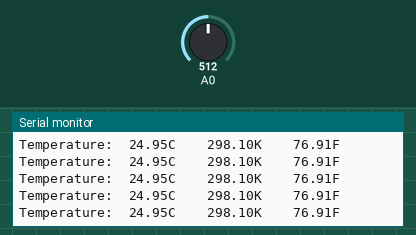
The sketch below on a simulated Arduino Uno, built with avr-gcc and run on an emulated ATmega328P. On the bench: the last lines printed to the serial monitor. Inputs (shaded band) come from the test bench; at power-on: A0 = 512.

Above: at 1.2 s.
1.3 s: A0 set to 653
At 1.33 s:
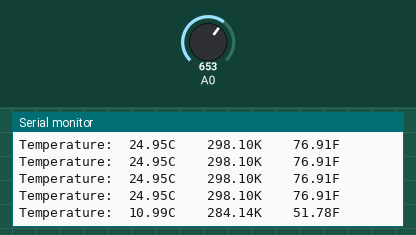
4.3 s: A0 set to 677
At 4.39 s:
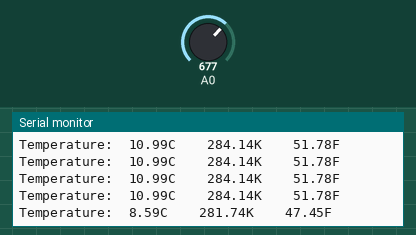
5.8 s: A0 set to 910
At 5.81 s:
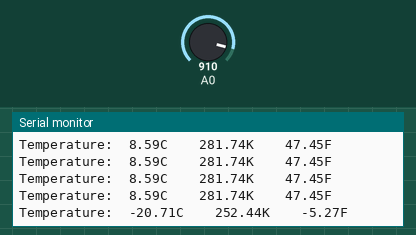
7.3 s: A0 set to 938
At 7.34 s:
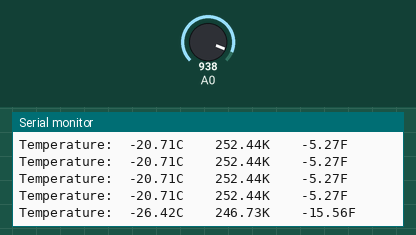
Timing chart, 0 to 10.3 s (numbered marks = the images above; inputs shaded):
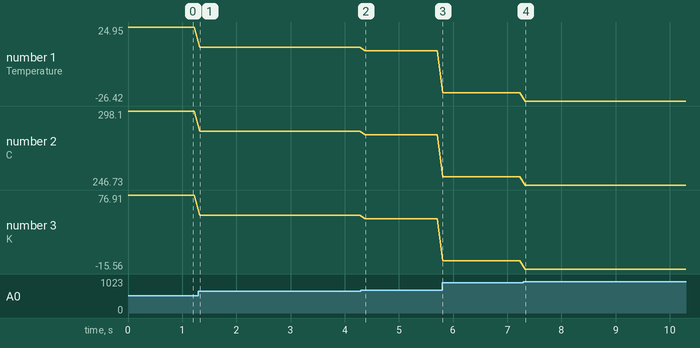

The sketch:

thermo.ino
```cpp
#include <Wire.h>
#define SLAVE_ADDRESS 0x08

/*thermistor parameters:
 * RT0: 10 000 Ω
 * B: 3977 K +- 0.75%
 * T0:  25 C
 * +- 5%
 */

//These values are in the datasheet
#define RT0 10000   // Ω
#define B 3435      // K
//--------------------------------------

#define VCC 5    //Supply voltage
#define R 10000  //R=100KΩ

//Variables for thermistor
float RT, VR, ln, TX, T0, VRT;
float data[1];
byte data_to_echo = 0;

void setup()
{
  Wire.begin(SLAVE_ADDRESS);
  Wire.onRequest(sendData);
  Serial.begin(9600);
  T0 = 25 + 273.15;                 //Temperature T0 from datasheet, conversion from Celsius to kelvin
}

void loop() {
  VRT = analogRead(A0);              //Acquisition analog value of VRT
  VRT = (5.00 / 1023.00) * VRT;      //Conversion to voltage
  VR = VCC - VRT;
  RT = VRT / (VR / R);               //Resistance of RT

  ln = log(RT / RT0);
  TX = (1 / ((ln / B) + (1 / T0))); //Temperature from thermistor
  TX = TX - 273.15;                 //Conversion to Celsius
  data[0]=TX;
  Serial.print("Temperature:");
  Serial.print("\t");
  Serial.print(TX);
  Serial.print("C\t\t");
  Serial.print(TX + 273.15);        //Conversion to Kelvin
  Serial.print("K\t\t");
  Serial.print((TX * 1.8) + 32);    //Conversion to Fahrenheit
  Serial.println("F");
  delay(100);
}


void sendData()
{
   Wire.write((byte*)&data, sizeof(float));
}
```

Measured:
- after the input at 1.3 s, the serial monitor: prints a new line at once (image 1)
- after the input at 4.3 s, the serial monitor: prints a new line after 0.08 s (image 2)
- after the input at 5.8 s, the serial monitor: prints a new line at once (image 3)
- after the input at 7.3 s, the serial monitor: prints a new line at once (image 4)
- plotted number 1: 24.95 → 10.99 after the input at 1.3 s, 10.99 → 8.59 after the input at 4.3 s, 8.59 → -20.71 after the input at 5.8 s, -20.71 → -26.42 after the input at 7.3 s
- plotted number 2: 298.1 → 284.14 after the input at 1.3 s, 284.14 → 281.74 after the input at 4.3 s, 281.74 → 252.44 after the input at 5.8 s, 252.44 → 246.73 after the input at 7.3 s
- plotted number 3: 76.91 → 51.78 after the input at 1.3 s, 51.78 → 47.45 after the input at 4.3 s, 47.45 → -5.27 after the input at 5.8 s, -5.27 → -15.56 after the input at 7.3 s
